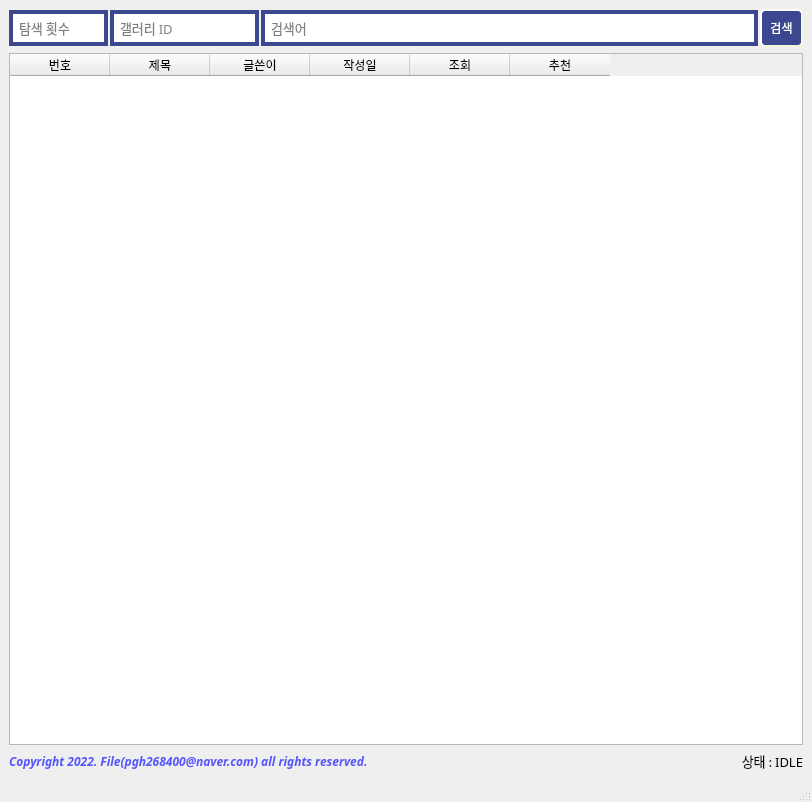
<?xml version="1.0" encoding="UTF-8"?>
<ui version="4.0">
 <class>MainWindow</class>
 <widget class="QMainWindow" name="MainWindow">
  <property name="geometry">
   <rect>
    <x>0</x>
    <y>0</y>
    <width>812</width>
    <height>802</height>
   </rect>
  </property>
  <property name="windowTitle">
   <string>DCINSIDE ARTICLE FINDER</string>
  </property>
  <property name="windowIcon">
   <iconset>
    <normaloff>main.ico</normaloff>main.ico</iconset>
  </property>
  <property name="styleSheet">
   <string notr="true">QLineEdit {
	border: 4px solid #3B4890;
	padding: 4px;
}

QLineEdit:focus{
	border: 4px solid rgb(0, 170, 255);
}

QPushButton {
    background-color: #3b4890;
	min-width: 5em;
    padding: 8px;
	color:white;

    border-style: outset;
    border-width: 2px;
	border-radius : 5px;

    border-color: beige;
}

QPushButton:pressed {
   background-color: #29367C;
    border-style: inset;
}</string>
  </property>
  <widget class="QWidget" name="centralwidget">
   <layout class="QGridLayout" name="gridLayout">
    <item row="0" column="0">
     <layout class="QVBoxLayout" name="verticalLayout">
      <item>
       <layout class="QHBoxLayout" name="horizontalLayout" stretch="2,3,10,0">
        <property name="spacing">
         <number>2</number>
        </property>
        <property name="sizeConstraint">
         <enum>QLayout::SetDefaultConstraint</enum>
        </property>
        <item>
         <widget class="QLineEdit" name="txt_repeat">
          <property name="font">
           <font>
            <family>맑은 고딕</family>
            <pointsize>10</pointsize>
           </font>
          </property>
          <property name="toolTip">
           <string/>
          </property>
          <property name="styleSheet">
           <string notr="true">#searchBox {
	border: 4px solid #3b4890;
}</string>
          </property>
          <property name="placeholderText">
           <string>탐색 횟수</string>
          </property>
         </widget>
        </item>
        <item>
         <widget class="QLineEdit" name="txt_id">
          <property name="font">
           <font>
            <family>맑은 고딕</family>
            <pointsize>10</pointsize>
           </font>
          </property>
          <property name="toolTip">
           <string/>
          </property>
          <property name="styleSheet">
           <string notr="true">#searchBox {
	border: 4px solid #3b4890;
}</string>
          </property>
          <property name="placeholderText">
           <string>갤러리 ID</string>
          </property>
         </widget>
        </item>
        <item>
         <widget class="QLineEdit" name="txt_keyword">
          <property name="font">
           <font>
            <family>맑은 고딕</family>
            <pointsize>10</pointsize>
           </font>
          </property>
          <property name="styleSheet">
           <string notr="true"/>
          </property>
          <property name="placeholderText">
           <string>검색어</string>
          </property>
         </widget>
        </item>
        <item>
         <widget class="QPushButton" name="btn_Search">
          <property name="font">
           <font>
            <family>나눔고딕</family>
            <weight>50</weight>
            <bold>false</bold>
           </font>
          </property>
          <property name="text">
           <string>검색</string>
          </property>
         </widget>
        </item>
       </layout>
      </item>
      <item>
       <widget class="QTableWidget" name="articleView">
        <property name="styleSheet">
         <string notr="true">QLabel#label{
color : rgb(85, 85, 255)
}</string>
        </property>
        <property name="showGrid">
         <bool>true</bool>
        </property>
        <property name="gridStyle">
         <enum>Qt::SolidLine</enum>
        </property>
        <property name="sortingEnabled">
         <bool>true</bool>
        </property>
        <column>
         <property name="text">
          <string>번호</string>
         </property>
        </column>
        <column>
         <property name="text">
          <string>제목</string>
         </property>
        </column>
        <column>
         <property name="text">
          <string>글쓴이</string>
         </property>
        </column>
        <column>
         <property name="text">
          <string>작성일</string>
         </property>
        </column>
        <column>
         <property name="text">
          <string>조회</string>
         </property>
        </column>
        <column>
         <property name="text">
          <string>추천</string>
         </property>
        </column>
       </widget>
      </item>
      <item>
       <layout class="QHBoxLayout" name="horizontalLayout_2">
        <item>
         <widget class="QLabel" name="label">
          <property name="font">
           <font>
            <family>나눔고딕</family>
            <weight>75</weight>
            <italic>true</italic>
            <bold>true</bold>
           </font>
          </property>
          <property name="styleSheet">
           <string notr="true">QLabel#label{
color : rgb(85, 85, 255)
}</string>
          </property>
          <property name="text">
           <string>Copyright 2022. File(pgh268400@naver.com) all rights reserved.</string>
          </property>
         </widget>
        </item>
        <item>
         <widget class="QLabel" name="txt_status">
          <property name="font">
           <font>
            <family>나눔고딕</family>
            <pointsize>10</pointsize>
           </font>
          </property>
          <property name="text">
           <string>상태 : IDLE</string>
          </property>
          <property name="alignment">
           <set>Qt::AlignRight|Qt::AlignTrailing|Qt::AlignVCenter</set>
          </property>
         </widget>
        </item>
       </layout>
      </item>
     </layout>
    </item>
   </layout>
  </widget>
  <widget class="QStatusBar" name="statusbar"/>
 </widget>
 <resources/>
 <connections>
  <connection>
   <sender>btn_Search</sender>
   <signal>clicked()</signal>
   <receiver>MainWindow</receiver>
   <slot>search()</slot>
   <hints>
    <hint type="sourcelabel">
     <x>685</x>
     <y>21</y>
    </hint>
    <hint type="destinationlabel">
     <x>376</x>
     <y>58</y>
    </hint>
   </hints>
  </connection>
  <connection>
   <sender>articleView</sender>
   <signal>itemDoubleClicked(QTableWidgetItem*)</signal>
   <receiver>MainWindow</receiver>
   <slot>item_dbl_click()</slot>
   <hints>
    <hint type="sourcelabel">
     <x>174</x>
     <y>201</y>
    </hint>
    <hint type="destinationlabel">
     <x>604</x>
     <y>734</y>
    </hint>
   </hints>
  </connection>
  <connection>
   <sender>txt_keyword</sender>
   <signal>returnPressed()</signal>
   <receiver>MainWindow</receiver>
   <slot>search()</slot>
   <hints>
    <hint type="sourcelabel">
     <x>255</x>
     <y>27</y>
    </hint>
    <hint type="destinationlabel">
     <x>290</x>
     <y>7</y>
    </hint>
   </hints>
  </connection>
  <connection>
   <sender>txt_id</sender>
   <signal>returnPressed()</signal>
   <receiver>MainWindow</receiver>
   <slot>search()</slot>
   <hints>
    <hint type="sourcelabel">
     <x>157</x>
     <y>19</y>
    </hint>
    <hint type="destinationlabel">
     <x>143</x>
     <y>4</y>
    </hint>
   </hints>
  </connection>
  <connection>
   <sender>txt_repeat</sender>
   <signal>returnPressed()</signal>
   <receiver>MainWindow</receiver>
   <slot>search()</slot>
   <hints>
    <hint type="sourcelabel">
     <x>48</x>
     <y>27</y>
    </hint>
    <hint type="destinationlabel">
     <x>47</x>
     <y>1</y>
    </hint>
   </hints>
  </connection>
 </connections>
 <slots>
  <slot>search()</slot>
  <slot>click()</slot>
  <slot>item_dbl_click()</slot>
 </slots>
</ui>
